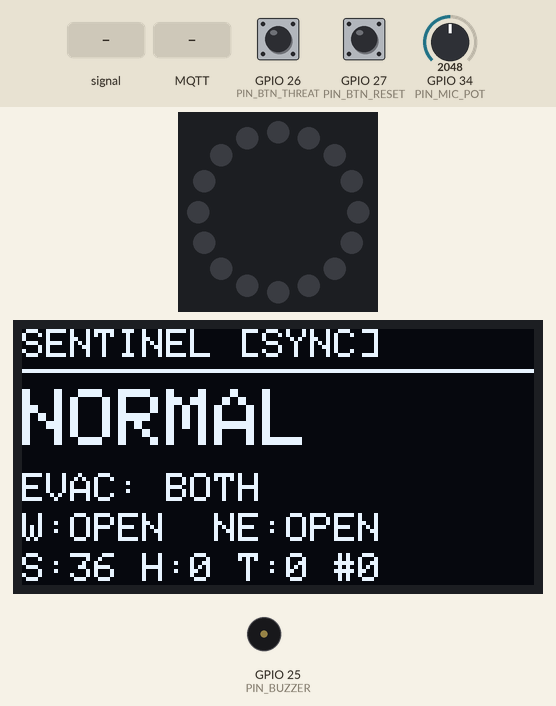
The sketch below on a simulated ESP32. Parts: 16 RGB LEDs in a ring, first at the top, clockwise, 128×64 one-colour display, buzzer (waves = sounding, pin HIGH). Inputs (shaded band) come from the test bench; at power-on: GPIO 27 (PIN_BTN_RESET) HIGH, GPIO 26 (PIN_BTN_THREAT) HIGH, GPIO 34 (PIN_MIC_POT) = 2048. Dim RGB values are drawn brighter than linear; WiFi joins after 1.5 s; servers stay silent unless stated; random numbers use the default seed unless the sketch sets one; no MQTT or app messages arrive unless stated; what the sketch prints to the serial monitor is not drawn.

Above: at 0.1 s.
At 2.7 s:
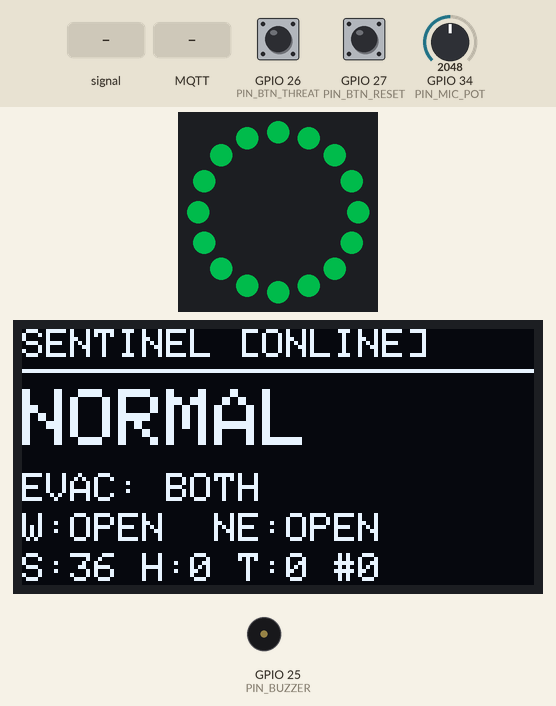
2.8 s: GPIO 34 (PIN_MIC_POT) fed a 200 Hz sine of ±1842 counts around its level
5.8 s: GPIO 27 (PIN_BTN_RESET) pulled LOW for 0.15 s
7.4 s: MQTT message "OPEN" arrives on the first subscribed topic
8.9 s: MQTT message "1" arrives on the first subscribed topic
Timing chart, 0 to 11.4 s (numbered marks = the images above; inputs shaded):
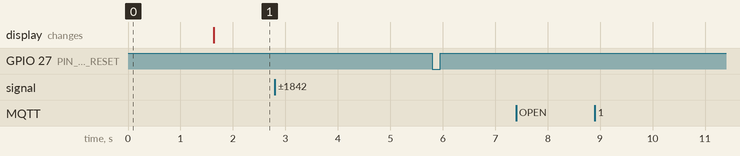

Measured:
- after the input at 2.8 s, every drawn part: stays the same
- after the input at 5.8 s, every drawn part: stays the same
- after the input at 7.4 s, every drawn part: stays the same
- after the input at 8.9 s, every drawn part: stays the same

The sketch:

sketch.ino
```cpp
/*
 * SENTINEL — Addressable ESP32 Zone Concentrator Firmware (Wokwi & Field Ready)
 * Official Title: Microcontroller-Based Acoustic-Visual Threat Detection and
 * Evacuation Simulation for Sto. Niño Senior High School, Tacloban City
 *
 * NeoPixel 16-LED Address Map:
 *   LEDs 0..3  -> Tech Pro Building (TPB F1..F4)
 *   LEDs 4..7  -> Academic Building (AB F1..F4)
 *   LEDs 8..9  -> Laboratory Building (LB F1..F2)
 *   LED  10    -> Perimeter Gate-W
 *   LED  11    -> Perimeter Gate-NE
 *   LEDs 12..15-> Global Campus Status Beacon
 */

#include <WiFi.h>
#include <PubSubClient.h>
#include <ArduinoJson.h>
#include <Adafruit_NeoPixel.h>
#include <Wire.h>
#include <Adafruit_GFX.h>
#include <Adafruit_SSD1306.h>

// ── Network & MQTT Broker ───────────────────────────────────────────────────
const char* WIFI_SSID   = "Wokwi-GUEST";
const char* WIFI_PASS   = "";
const char* MQTT_BROKER = "broker.hivemq.com";
const int   MQTT_PORT   = 1883;

const char* TOPIC_STATE   = "stonino/campus/state";
const char* TOPIC_ACK     = "stonino/campus/device/ack";
const char* TOPIC_TRIGGER = "stonino/campus/device/trigger";
const char* DEVICE_ID     = "ESP32-CAMPUS-GW01";

// ── GPIO Pins ───────────────────────────────────────────────────────────────
#define PIN_NEOPIXEL   4
#define NUM_PIXELS     16
#define PIN_BUZZER     25
#define PIN_BTN_THREAT 26
#define PIN_BTN_RESET  27
#define PIN_MIC_POT    34

WiFiClient espClient;
PubSubClient mqtt(espClient);
Adafruit_NeoPixel ring(NUM_PIXELS, PIN_NEOPIXEL, NEO_GRB + NEO_KHZ800);
Adafruit_SSD1306 oled(128, 64, &Wire, -1);

// ── Live Campus State Mirror ────────────────────────────────────────────────
String campusStatus = "NORMAL";
String evacGate     = "BOTH";
String buzzerMode   = "OFF";
String floorCodes[10] = {"S","S","S","S","S","S","S","S","S","S"};
bool gateWOpen  = true;
bool gateNEOpen = true;
int  safeCount  = 36;
int  holdCount  = 0;
int  critCount  = 0;
int  pktSeq     = 0;

unsigned long lastHeartbeat   = 0;
unsigned long lastAnimTick    = 0;
unsigned long lastBtnCheck    = 0;
unsigned long lastOledUpdate  = 0;
bool blinkPhase = false;
bool lastThreatBtn = HIGH;
bool lastResetBtn  = HIGH;
bool potTriggered  = false;

void updateOLED() {
  oled.clearDisplay();
  oled.setTextColor(SSD1306_WHITE);

  oled.setTextSize(1);
  oled.setCursor(0, 0);
  oled.print("SENTINEL ");
  oled.println(mqtt.connected() ? "[ONLINE]" : "[SYNC]");

  oled.drawLine(0, 10, 127, 10, SSD1306_WHITE);

  oled.setTextSize(2);
  oled.setCursor(0, 15);
  oled.println(campusStatus);

  oled.setTextSize(1);
  oled.setCursor(0, 36);
  oled.print("EVAC: ");
  oled.println(evacGate);

  oled.setCursor(0, 46);
  oled.printf("W:%s  NE:%s", gateWOpen ? "OPEN" : "LOCK", gateNEOpen ? "OPEN" : "LOCK");

  oled.setCursor(0, 56);
  oled.printf("S:%d H:%d T:%d #%d", safeCount, holdCount, critCount, pktSeq);

  oled.display();
}

void onMqttMessage(char* topic, byte* payload, unsigned int length) {
  StaticJsonDocument<1024> doc;
  DeserializationError err = deserializeJson(doc, payload, length);
  if (err) {
    Serial.print("JSON parse error: ");
    Serial.println(err.c_str());
    return;
  }

  campusStatus = doc["status"] | "NORMAL";
  evacGate     = doc["evac_gate"] | "BOTH";
  buzzerMode   = doc["buzzer"] | "OFF";
  pktSeq       = doc["seq"] | 0;

  const char* gW  = doc["gates"]["W"] | "OPEN";
  const char* gNE = doc["gates"]["NE"] | "OPEN";
  gateWOpen  = (String(gW) == "OPEN");
  gateNEOpen = (String(gNE) == "OPEN");

  safeCount = doc["counts"]["safe"] | 36;
  holdCount = doc["counts"]["hold"] | 0;
  critCount = doc["counts"]["blocked"] | 0;

  JsonArray floors = doc["floors"];
  for (int i = 0; i < 10 && i < (int)floors.size(); i++) {
    floorCodes[i] = floors[i].as<String>();
  }

  updateOLED();
  Serial.printf("[MQTT RX] Seq=%d Status=%s Evac=%s\n", pktSeq, campusStatus.c_str(), evacGate.c_str());
}

void publishHeartbeat() {
  int rawPot = analogRead(PIN_MIC_POT);
  float acousticDb = map(rawPot, 0, 4095, 15, 98);

  StaticJsonDocument<256> doc;
  doc["device_id"] = DEVICE_ID;
  doc["online"]    = true;
  doc["rssi"]      = WiFi.RSSI();
  doc["acoustic"]  = acousticDb;
  doc["firmware"]  = "SENTINEL-GW-v2.1";
  doc["seq"]       = pktSeq;

  char buf[256];
  serializeJson(doc, buf);
  mqtt.publish(TOPIC_ACK, buf, true);
}

void publishEdgeTrigger(const char* action, float acousticVal) {
  StaticJsonDocument<256> doc;
  doc["device_id"]     = DEVICE_ID;
  doc["action"]        = action;
  doc["target_device"] = "TPB-F1-CAM-L";
  doc["acoustic"]      = acousticVal;
  doc["pose"]          = 78.0;
  doc["object"]        = 88.0;
  doc["source"]        = "wokwi_esp32_panel";

  char buf[256];
  serializeJson(doc, buf);
  mqtt.publish(TOPIC_TRIGGER, buf);
  Serial.printf("[MQTT TX] %s -> %s\n", TOPIC_TRIGGER, buf);
}

void reconnectMqtt() {
  if (mqtt.connected()) return;
  String clientId = "snshs-gw-" + String(random(0xffff), HEX);
  const char* lwtPayload = "{\"device_id\":\"ESP32-CAMPUS-GW01\",\"online\":false}";

  if (mqtt.connect(clientId.c_str(), nullptr, nullptr, TOPIC_ACK, 1, true, lwtPayload)) {
    mqtt.subscribe(TOPIC_STATE, 1);
    publishHeartbeat();
    updateOLED();
    Serial.println("MQTT Connected to HiveMQ!");
  }
}

uint32_t colorForCode(const String& code, bool phase) {
  if (code == "T") {
    return phase ? ring.Color(255, 15, 15) : ring.Color(60, 0, 0);
  }
  if (code == "H") {
    return phase ? ring.Color(255, 150, 0) : ring.Color(40, 20, 0);
  }
  if (code == "U") {
    return ring.Color(65, 75, 90);
  }
  return ring.Color(0, 175, 70);
}

void updateLedsAndBuzzer() {
  blinkPhase = !blinkPhase;

  // LEDs 0..9 -> 10 Floors (TPB F1..F4, AB F1..F4, LB F1..F2)
  for (int i = 0; i < 10; i++) {
    ring.setPixelColor(i, colorForCode(floorCodes[i], blinkPhase));
  }
  // LED 10 -> GATE-W, LED 11 -> GATE-NE
  ring.setPixelColor(10, gateWOpen  ? ring.Color(0, 185, 80) : ring.Color(255, 0, 0));
  ring.setPixelColor(11, gateNEOpen ? ring.Color(0, 185, 80) : ring.Color(255, 0, 0));

  // LEDs 12..15 -> Campus Global Beacon
  uint32_t gCol = ring.Color(0, 175, 70);
  if (campusStatus == "CRITICAL") {
    gCol = blinkPhase ? ring.Color(255, 0, 0) : ring.Color(20, 0, 0);
  } else if (campusStatus == "WARNING") {
    gCol = blinkPhase ? ring.Color(255, 140, 0) : ring.Color(30, 15, 0);
  }
  for (int i = 12; i < NUM_PIXELS; i++) {
    ring.setPixelColor(i, gCol);
  }
  ring.show();

  // Non-blocking Buzzer Cadence
  if (buzzerMode == "ALARM") {
    if (blinkPhase) tone(PIN_BUZZER, 2200);
    else tone(PIN_BUZZER, 1650);
  } else if (buzzerMode == "CHIRP") {
    if (blinkPhase) tone(PIN_BUZZER, 1200);
    else noTone(PIN_BUZZER);
  } else {
    noTone(PIN_BUZZER);
  }
}

void setup() {
  Serial.begin(115200);
  randomSeed(esp_random());

  pinMode(PIN_BTN_THREAT, INPUT_PULLUP);
  pinMode(PIN_BTN_RESET, INPUT_PULLUP);
  pinMode(PIN_BUZZER, OUTPUT);

  ring.begin();
  ring.setBrightness(110);
  ring.show();

  Wire.begin(21, 22);
  oled.begin(SSD1306_SWITCHCAPVCC, 0x3C);
  updateOLED();

  WiFi.begin(WIFI_SSID, WIFI_PASS);
  Serial.print("Connecting WiFi");
  while (WiFi.status() != WL_CONNECTED) {
    delay(250);
    Serial.print(".");
  }
  Serial.println("\nWiFi Connected!");

  mqtt.setServer(MQTT_BROKER, MQTT_PORT);
  mqtt.setCallback(onMqttMessage);
  mqtt.setKeepAlive(60);
  mqtt.setBufferSize(1024);
}

void loop() {
  if (!mqtt.connected()) {
    reconnectMqtt();
  }
  mqtt.loop();

  unsigned long now = millis();

  if (now - lastAnimTick >= 350) {
    lastAnimTick = now;
    updateLedsAndBuzzer();
  }

  if (now - lastHeartbeat >= 5000) {
    lastHeartbeat = now;
    if (mqtt.connected()) {
      publishHeartbeat();
    }
  }

  if (now - lastBtnCheck >= 120) {
    lastBtnCheck = now;
    bool tBtn = digitalRead(PIN_BTN_THREAT);
    bool rBtn = digitalRead(PIN_BTN_RESET);
    int rawPot = analogRead(PIN_MIC_POT);
    float dbVal = map(rawPot, 0, 4095, 15, 98);

    if (lastThreatBtn == HIGH && tBtn == LOW && mqtt.connected()) {
      publishEdgeTrigger("TRIGGER", max(dbVal, 88.0f));
    }
    if (lastResetBtn == HIGH && rBtn == LOW && mqtt.connected()) {
      potTriggered = false;
      publishEdgeTrigger("RESET", dbVal);
    }
    if (dbVal >= 85.0f && !potTriggered && mqtt.connected()) {
      potTriggered = true;
      publishEdgeTrigger("TRIGGER", dbVal);
    } else if (dbVal < 60.0f) {
      potTriggered = false;
    }

    lastThreatBtn = tBtn;
    lastResetBtn  = rBtn;
  }

  if (now - lastOledUpdate >= 2000) {
    lastOledUpdate = now;
    updateOLED();
  }
}
```
